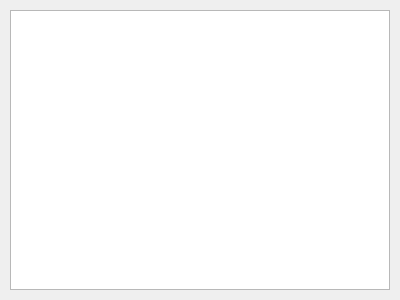
<?xml version="1.0" encoding="UTF-8"?>
<ui version="4.0">
 <class>packetListDialog</class>
 <widget class="QDialog" name="packetListDialog">
  <property name="geometry">
   <rect>
    <x>0</x>
    <y>0</y>
    <width>400</width>
    <height>300</height>
   </rect>
  </property>
  <property name="minimumSize">
   <size>
    <width>400</width>
    <height>300</height>
   </size>
  </property>
  <property name="maximumSize">
   <size>
    <width>400</width>
    <height>300</height>
   </size>
  </property>
  <property name="windowTitle">
   <string>- Net Gazer</string>
  </property>
  <widget class="QListView" name="listView">
   <property name="geometry">
    <rect>
     <x>10</x>
     <y>10</y>
     <width>380</width>
     <height>280</height>
    </rect>
   </property>
   <property name="minimumSize">
    <size>
     <width>380</width>
     <height>280</height>
    </size>
   </property>
   <property name="maximumSize">
    <size>
     <width>380</width>
     <height>280</height>
    </size>
   </property>
  </widget>
 </widget>
 <resources/>
 <connections/>
</ui>
